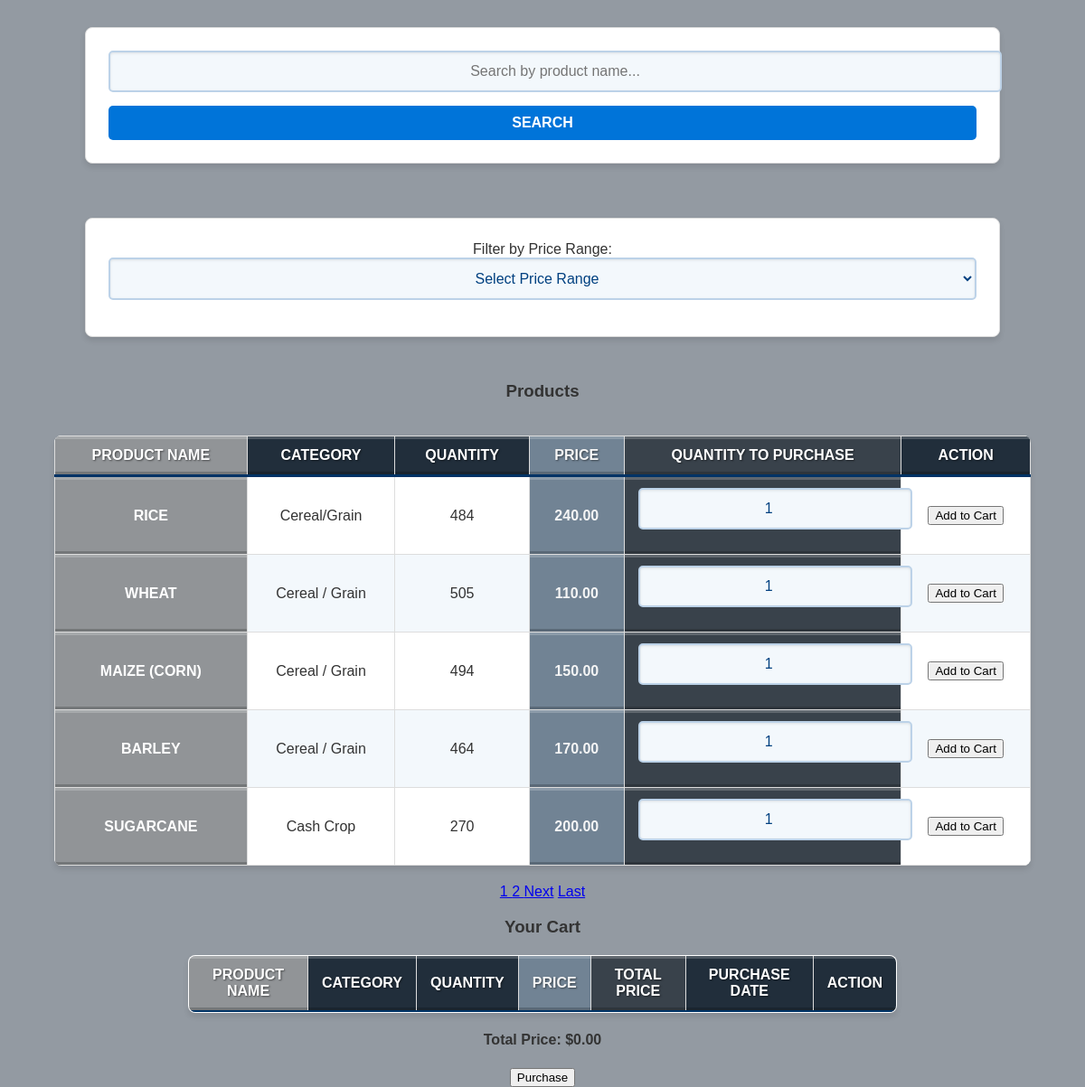
Page /consumer_db/index.php on the earlier database version.
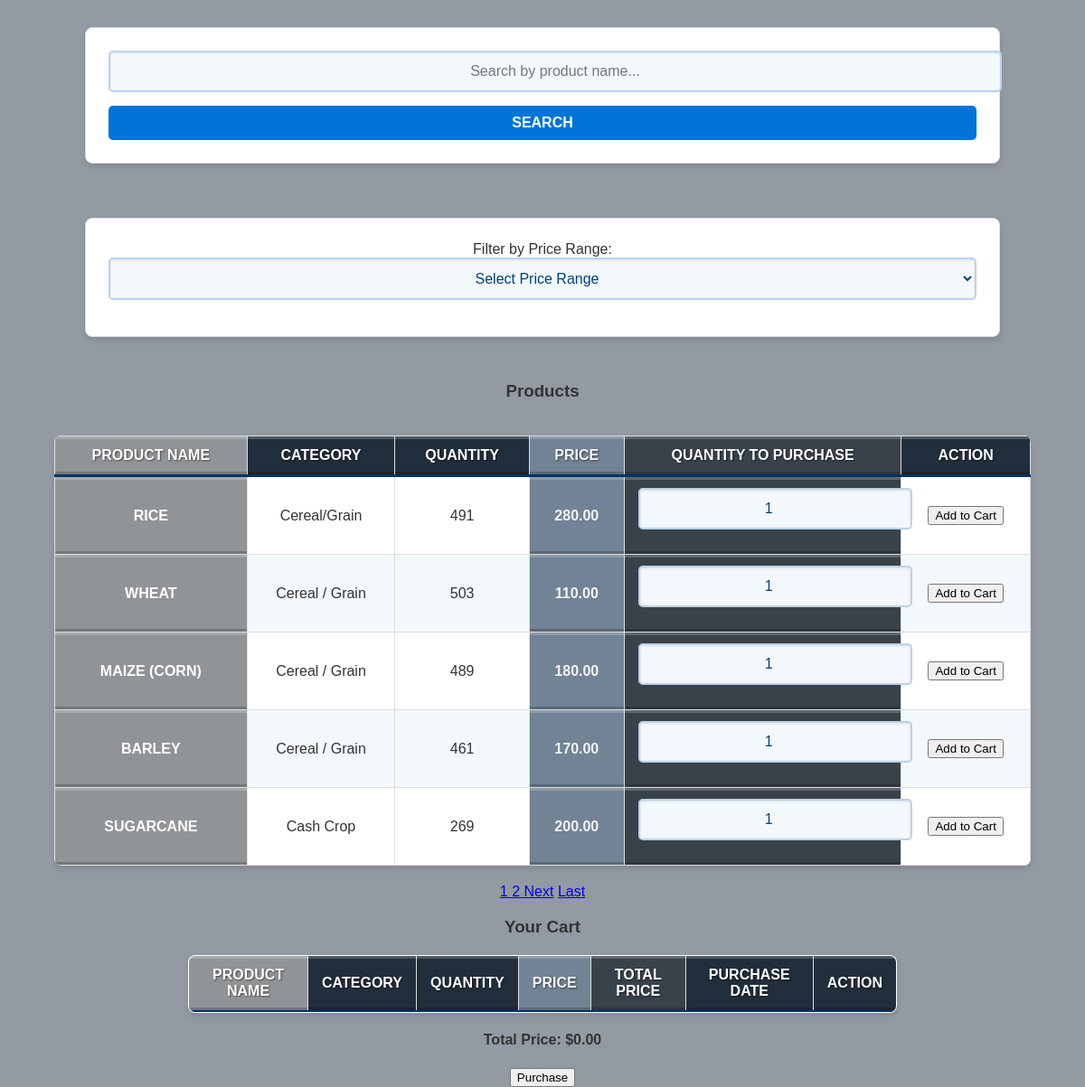
Same page on the later database version.
### tables this page shows
CREATE TABLE `product_info` (
  `id` int(11) NOT NULL,
  `product_id` int(11) NOT NULL,
  `quantity` int(11) NOT NULL,
  `new_price` decimal(10,2) DEFAULT NULL,
  `old_price` decimal(10,2) DEFAULT NULL,
  `production_cost` decimal(10,2) NOT NULL,
  `production_date` date NOT NULL,
  `expiration_date` date NOT NULL
);

CREATE TABLE `product` (
  `product_id` int(11) NOT NULL,
  `product_name` varchar(100) DEFAULT NULL,
  `category` varchar(100) DEFAULT NULL,
  `seasonality` varchar(50) DEFAULT NULL
);

### consumer_db/index.php (the view, shortened to what this page needs)
<?php
include('../config/connect.php');
$productsPerPage = 5;
$page = isset($_GET['page']) ? (int)$_GET['page'] : 1;
$page = $page > 0 ? $page : 1;
$startFrom = ($page - 1) * $productsPerPage;
$searchTerm = isset($_GET['search']) ? $_GET['search'] : '';
$sql = "SELECT
            pi.id,
            p.product_id,
            p.product_name,
            p.category,
            pi.quantity,
            pi.new_price,
            pi.old_price,
            pi.production_date,
            pi.expiration_date
        FROM
            PRODUCT p
        INNER JOIN
            product_info pi ON p.product_id = pi.product_id";
$sql .= " ORDER BY p.product_id LIMIT $startFrom, $productsPerPage";
$result = $conn->query($sql);
$totalResult = $conn->query("SELECT COUNT(*) AS total FROM PRODUCT p INNER JOIN product_info pi ON p.product_id = pi.product_id WHERE p.product_name LIKE '%" . $conn->real_escape_string($searchTerm) . "%'");
$totalRow = $totalResult->fetch_assoc();
$totalProducts = $totalRow['total'];
$totalPages = ceil($totalProducts / $productsPerPage);
?>
<!DOCTYPE html>
<html lang="en">
<head>
  <link rel="stylesheet" href="../product_db/product_info_style.css">
</head>
<body>
  <form method="GET" action="" id="searchForm">
    <input type="text" name="search" placeholder="Search by product name..." value="<?= isset($_GET['search']) ? htmlspecialchars($_GET['search']) : '' ?>" />
    <button type="submit">Search</button>
  </form>
  <form method="GET" action="" id="priceRangeForm">
    <label for="price_range">Filter by Price Range:</label>
    <select name="price_range" id="price_range" onchange="this.form.submit()">
      <option value="">Select Price Range</option>
    </select>
  </form>
  <h3>Products</h3>
  <table class="product-table">
    <thead>
      <tr>
        <th>Product Name</th>
        <th>Category</th>
        <th>Quantity</th>
        <th>Price</th>
        <th>Quantity to Purchase</th>
        <th>Action</th>
      </tr>
    </thead>
    <tbody>
      <?php while ($row = $result->fetch_assoc()): ?>
        <tr id="product_row_<?= $row['product_id'] ?>">
          <td><?= htmlspecialchars($row['product_name']) ?></td>
          <td><?= htmlspecialchars($row['category']) ?></td>
          <td class="product-quantity"><?= htmlspecialchars($row['quantity']) ?></td>
          <td><?= (is_null($row['new_price']) ? "NULL" : htmlspecialchars($row['new_price'])) ?></td>
          <td>
            <input type="number" id="quantity_<?= $row['product_id'] ?>" min="1" max="<?= $row['quantity'] ?>" value="1" />
          </td>
          <td>
            <?php if ($row['quantity'] > 0): ?>
              <button class="add-to-cart-btn" onclick="addToCart(<?= $row['product_id'] ?>, '<?= addslashes($row['product_name']) ?>', '<?= addslashes($row['category']) ?>', <?= $row['new_price'] ?>)">Add to Cart</button>
            <?php else: ?>
              <button class="demand-btn" onclick="demandProduct(<?= $row['product_id'] ?>)">Demand</button>
            <?php endif; ?>
          </td>
        </tr>
      <?php endwhile; ?>
    </tbody>
  </table>
  <div>
    <div class="pagination">
      <?php for ($i = 1; $i <= $totalPages; $i++): ?>
        <a href="?page=<?php echo $i; ?><?php echo isset($_GET['search']) ? '&search=' . urlencode($_GET['search']) : ''; ?>" <?php if ($i == $page) echo 'class="active"'; ?>>
          <?php echo $i; ?>
        </a>
      <?php endfor; ?>
      <?php if ($page < $totalPages): ?>
        <a href="?page=<?php echo $page + 1; ?><?php echo isset($_GET['search']) ? '&search=' . urlencode($_GET['search']) : ''; ?>">Next</a>
        <a href="?page=<?php echo $totalPages; ?><?php echo isset($_GET['search']) ? '&search=' . urlencode($_GET['search']) : ''; ?>">Last</a>
      <?php endif; ?>
    </div>
    <h3>Your Cart</h3>
    <table border="1" id="cartTable">
      <thead>
        <tr>
          <th>Product Name</th>
          <th>Category</th>
          <th>Quantity</th>
          <th>Price</th>
          <th>Total Price</th>
          <th>Purchase Date</th>
          <th>Action</th>
        </tr>
      </thead>
    </table>
    <h4 id="totalPrice">Total Price: $0.00</h4>
    <button onclick="purchaseItems()">Purchase</button>
</body>
</html>

### product_db/product_info_style.css (style rules this page uses)
body { font-family: 'Arial', sans-serif; background-color: #939aa2; color: #333; margin: 0; padding: 0; display: flex; flex-direction: column; align-items: center; justify-content: center; min-height: 100vh; text-align: center; }
form { width: 80%; margin: 30px auto; padding: 25px; background-color: #fff; border: 1px solid #ddd; border-radius: 8px; box-shadow: 0 4px 6px rgba(0, 0, 0, 0.1); }
input[type="text"], input[type="number"], input[type="date"], select { width: 100%; padding: 12px; margin-bottom: 15px; font-size: 1rem; color: #004080; background-color: #f3f8fc; border: 2px solid #bcd2e8; border-radius: 5px; transition: all 0.3s ease; box-shadow: inset 0 1px 3px rgba(0, 0, 0, 0.1); text-align: center; }
form button { width: 100%; padding: 10px 15px; font-size: 1rem; font-weight: bold; text-transform: uppercase; color: #fff; background-color: #0074d9; border: none; border-radius: 5px; cursor: pointer; transition: background-color 0.3s ease; }
table { width: 90%; margin: 20px auto; border-collapse: collapse; overflow: hidden; border-radius: 8px; box-shadow: 0 4px 6px rgba(0, 0, 0, 0.1); background-color: #fff; }
table th, table td { padding: 12px; text-align: center; border: 1px solid #ddd; font-size: 1rem; }
table th { background-color: #212e3b; color: #fff; font-weight: bold; text-transform: uppercase; padding: 12px 15px; border-bottom: 3px solid #003366; box-shadow: inset 0 -3px 0 rgba(0, 0, 0, 0.2), inset 0 3px 0 rgba(255, 255, 255, 0.2); text-shadow: 1px 1px 2px rgba(0, 0, 0, 0.5); transition: all 0.3s ease; }
table tr:nth-child(even) { background-color: #f3f8fc; }
table tr td:nth-child(4), table tr th:nth-child(4) { background-color: #718394; font-weight: bold; color: #f5f5f5; text-transform: uppercase; padding: 12px 15px; box-shadow: inset 0 -3px 0 rgba(0, 0, 0, 0.2), inset 0 3px 0 rgba(255, 255, 255, 0.2); transition: all 0.3s ease; }
table tr td:nth-child(1), table tr th:nth-child(1) { background-color: #919497; font-weight: bold; color: #ffffff; text-transform: uppercase; padding: 12px 15px; box-shadow: inset 0 -3px 0 rgba(0, 0, 0, 0.2), inset 0 3px 0 rgba(255, 255, 255, 0.2); transition: all 0.3s ease; }
table tr td:nth-child(5), table tr th:nth-child(5) { background-color: #39424b; font-weight: bold; color: #ffffff; text-transform: uppercase; padding: 12px 15px; box-shadow: inset 0 -3px 0 rgba(0, 0, 0, 0.2), inset 0 3px 0 rgba(255, 255, 255, 0.2); transition: all 0.3s ease; }

Differences in the rows shown:
changed product_info "RICE": quantity "484" → "491"; new_price "240.00" → "280.00"
changed product_info "WHEAT": quantity "505" → "503"
changed product_info "MAIZE (CORN)": quantity "494" → "489"; new_price "150.00" → "180.00"
changed product_info "BARLEY": quantity "464" → "461"
changed product_info "SUGARCANE": quantity "270" → "269"
